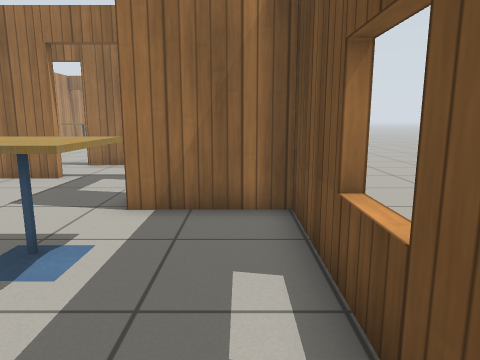
view 1 (above)

23 first-person views from a walk through a robot-simulator world made for Gazebo. The camera is 0.9 m above the floor, tilts 10° down and sees 70° across. The floor is counted in squares, 0.5 m on a side. Each view is taken from the middle of a square. On the plan, view 1 faces up. The plan holds only what a view shows up to about 17 squares ahead; the rest is blank. Simple patterns stand in for the simulator's built-in surfaces.

view 2
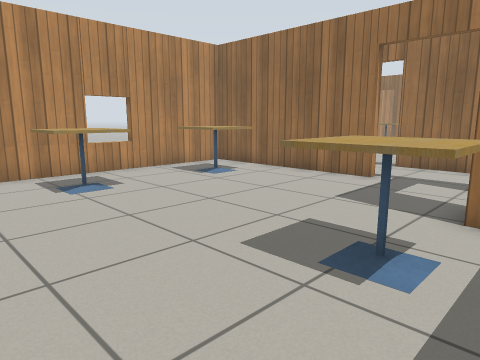

view 3
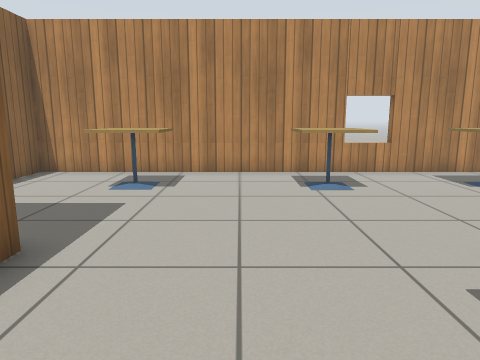

view 4
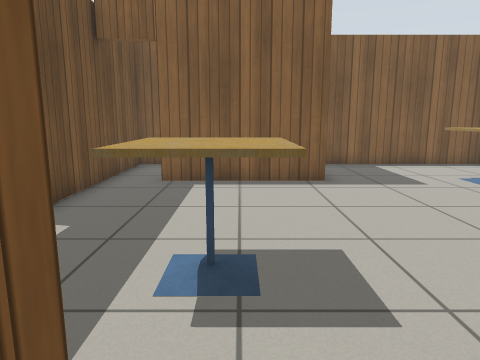

view 5
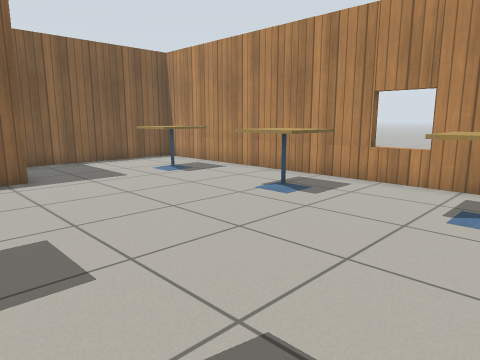

view 6
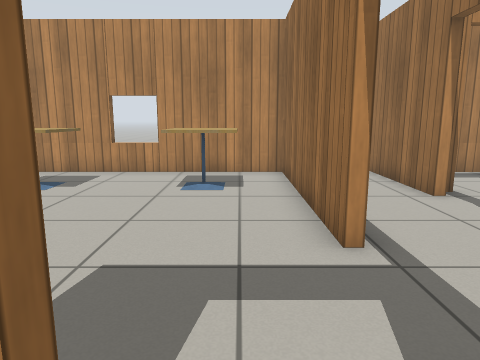

view 7
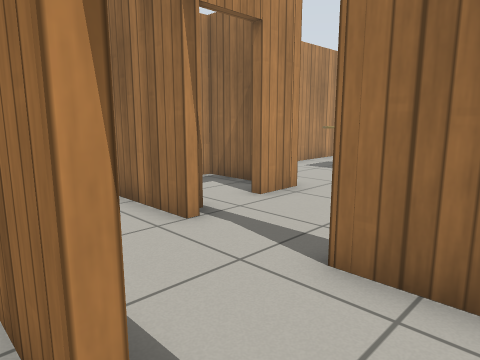

view 8
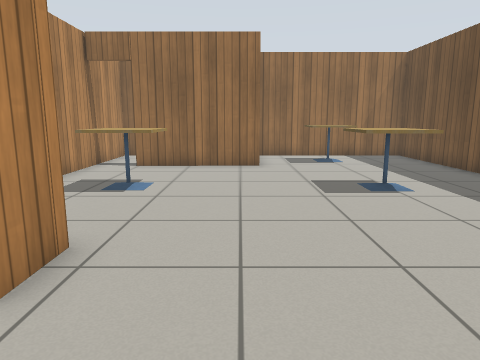

view 9
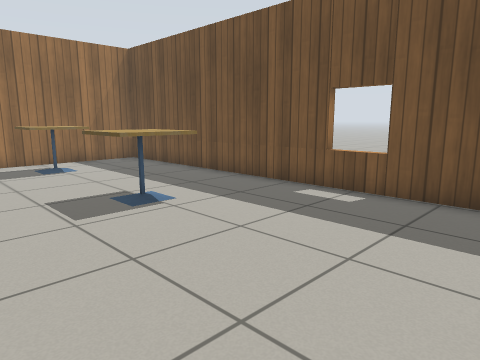

view 10
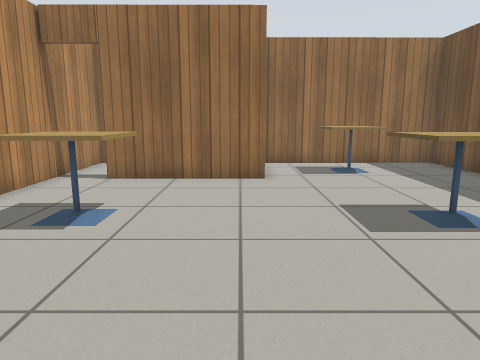

view 11
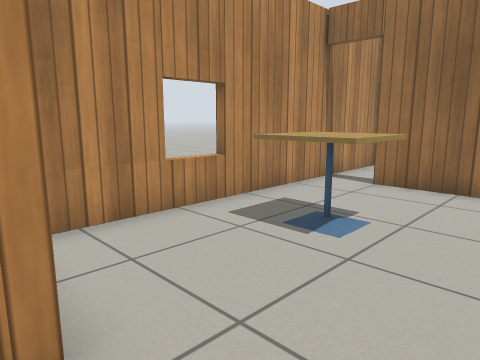

view 12
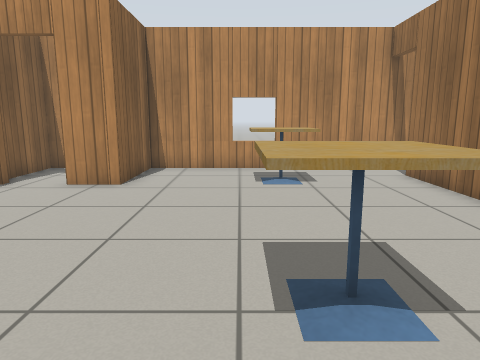

view 13
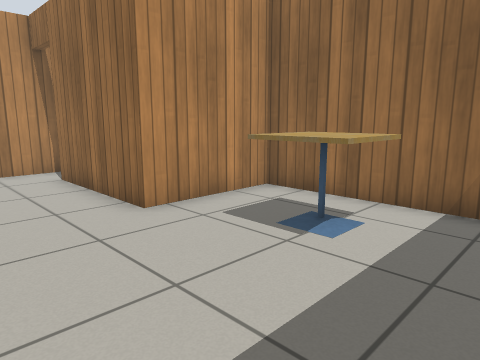

view 14
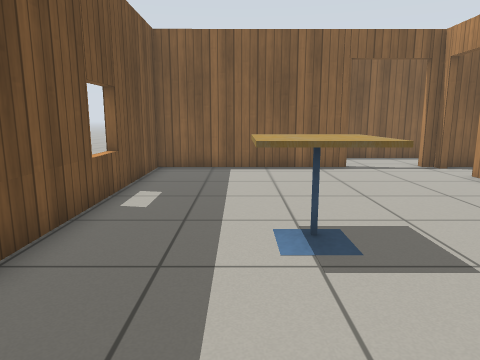

view 15
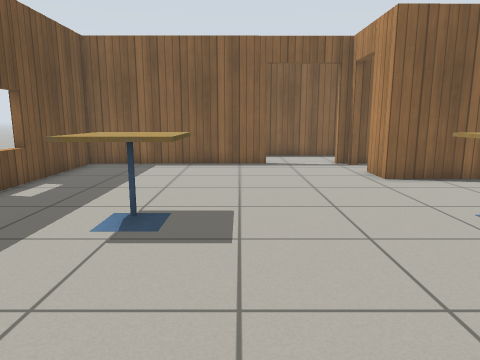

view 16
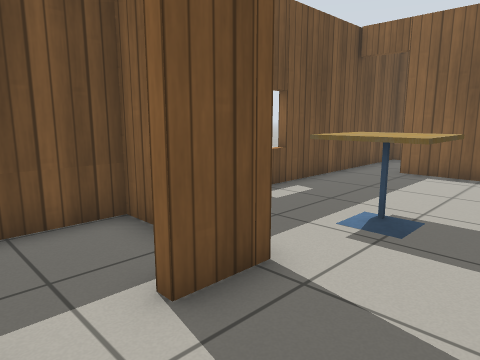

view 17
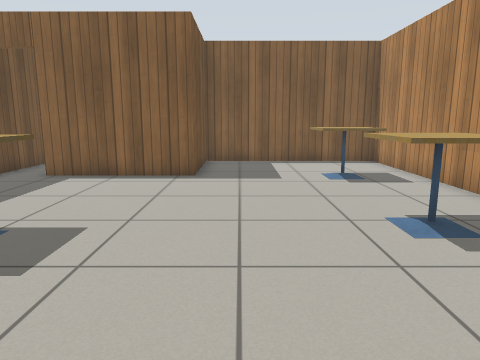

view 18
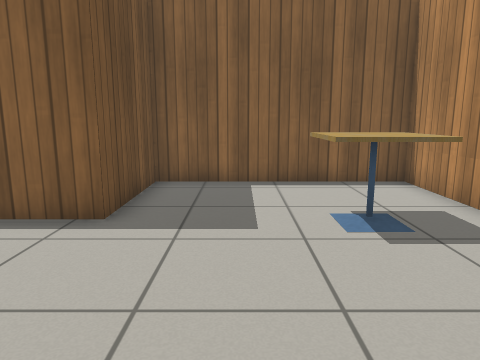

view 19
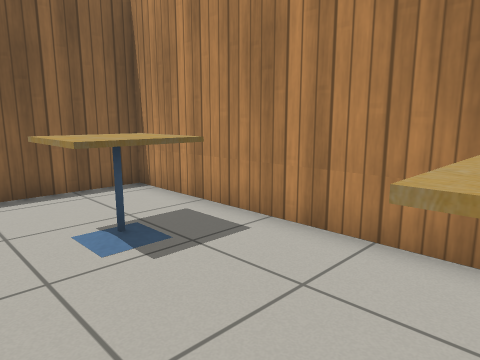

view 20
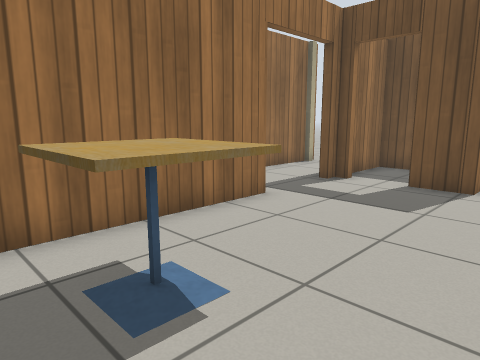

view 21
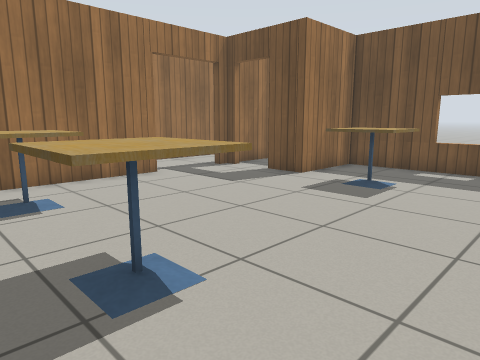

view 22
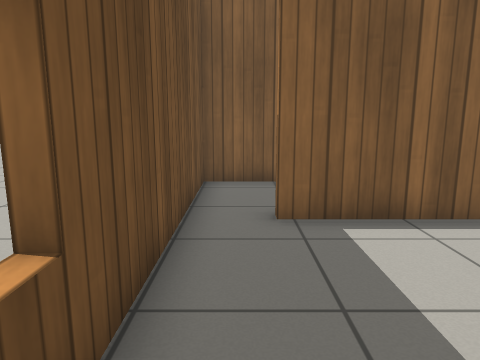

view 23
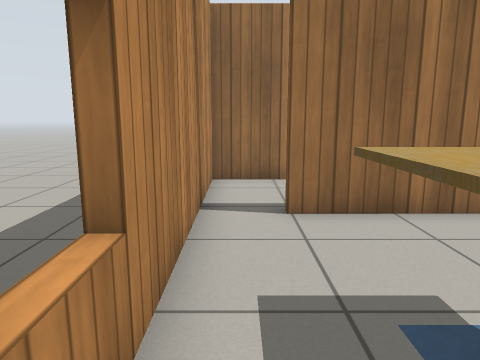

### Floor plan
Ten units are one square. View 1 is at (0, 0); x grows to the right and y downward. Boxes are objects, and circles mark ways between rooms. Rooms are numbered by the first view taken in them; rooms with no view inside come last. Other rooms are left out.
<svg viewBox="-137 -309 153 373">
<path fill="none" stroke="#000" d="M-56 -105 -128 -105 -128 59 -55 59 -55 20 -6 20M-23 -100 -23 -105 -27 -105M11 19 11 -67 -23 -67 -23 -82M0 -70 11 -70 11 -105 -16 -105M-90 -136 -132 -136M-106 -108 -63 -108M8 -137 -62 -136M-62 -139 11 -140 10 -304 -62 -303 -62 -264 -111 -264M-129 -266 -128 -177 -94 -177 -94 -162M-108 -174 -128 -174M-128 -139 -98 -139"/>
<rect x="-115" y="5" width="30" height="30" fill="#bbb"><title>cafe table</title></rect>
<rect x="-115" y="-45" width="30" height="30" fill="#bbb"><title>cafe table</title></rect>
<rect x="-115" y="-95" width="30" height="30" fill="#bbb"><title>cafe table</title></rect>
<rect x="-45" y="-55" width="30" height="30" fill="#bbb"><title>cafe table</title></rect>
<rect x="-115" y="-235" width="30" height="30" fill="#bbb"><title>cafe table</title></rect>
<rect x="-45" y="-235" width="30" height="30" fill="#bbb"><title>cafe table</title></rect>
<rect x="-45" y="-295" width="30" height="30" fill="#bbb"><title>cafe table</title></rect>
<circle cx="-20" cy="-95" r="3" fill="#2a7"/>
<circle cx="-40" cy="-110" r="3" fill="#2a7"/>
<circle cx="5" cy="20" r="3" fill="#2a7"/>
<circle cx="-84" cy="-146" r="3" fill="#2a7"/>
<text x="-70" y="-30">1</text>
<text x="-10" y="-90">2</text>
<text x="-60" y="-120">3</text>
<text x="-50" y="-220">4</text>
<text x="-120" y="-160">5</text>
</svg>
Room 1 opens to room 2. Room 1 opens to room 3. Room 3 opens to room 4.

Where each view was taken, in squares from view 1:
view 1: 0 up, 0 right, facing up
view 2: 0 up, 1 left, facing up-left
view 3: 1 up, 1 left, facing left
view 4: 8 up, 3 left, facing down
view 5: 9 up, 3 left, facing down-left
view 6: 9 up, 1 left, facing left
view 7: 10 up, 4 left, facing up-left
view 8: 13 up, 7 left, facing up
view 9: 15 up, 7 left, facing up-right
view 10: 16 up, 7 left, facing up
view 11: 17 up, 7 left, facing up-left
view 12: 21 up, 0 right, facing left
view 13: 23 up, 0 right, facing up-left
view 14: 27 up, 2 left, facing down
view 15: 28 up, 5 left, facing down
view 16: 10 up, 5 left, facing down-right
view 17: 9 up, 7 left, facing down
view 18: 4 up, 8 left, facing down
view 19: 3 up, 8 left, facing down-left
view 20: 5 up, 12 left, facing up-right
view 21: 0 up, 12 left, facing up-right
view 22: 4 up, 0 right, facing down
view 23: 20 up, 12 left, facing up
